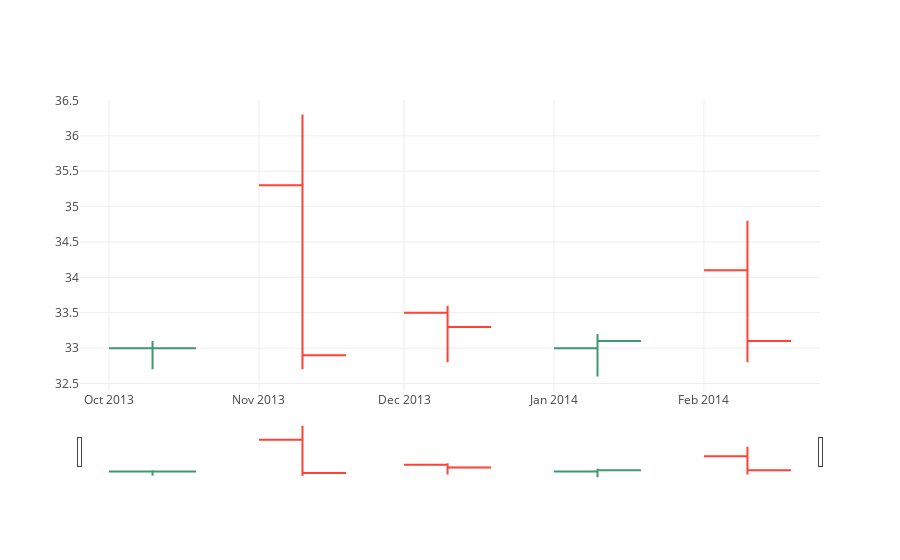

Notebook code for this chart:
### Code cell
from datetime import datetime

open_data = [33.0, 35.3, 33.5, 33.0, 34.1]
high_data = [33.1, 36.3, 33.6, 33.2, 34.8]
low_data = [32.7, 32.7, 32.8, 32.6, 32.8]
close_data = [33.0, 32.9, 33.3, 33.1, 33.1]

dates = [datetime(year=2013, month=10, day=10),
         datetime(year=2013, month=11, day=10),
         datetime(year=2013, month=12, day=10),
         datetime(year=2014, month=1, day=10),
         datetime(year=2014, month=2, day=10)]

trace = go.Ohlc(x=dates,
                open=open_data,
                high=high_data,
                low=low_data,
                close=close_data)
data = [trace]

py.iplot(data)

### Figure 1 — Plotly figure (JSON) as saved in the notebook; plotly's stock layout.template omitted (floating-point values rounded to 4 significant figures)
{"data": [{"close": [33, 32.9, 33.3, 33.1, 33.1], "high": [33.1, 36.3, 33.6, 33.2, 34.8], "low": [32.7, 32.7, 32.8, 32.6, 32.8], "open": [33, 35.3, 33.5, 33, 34.1], "type": "ohlc", "uid": "cf41dd05-abaa-46ca-8b4f-e409720d8e23", "x": ["2013-10-10", "2013-11-10", "2013-12-10", "2014-01-10", "2014-02-10"]}], "layout": {}}
